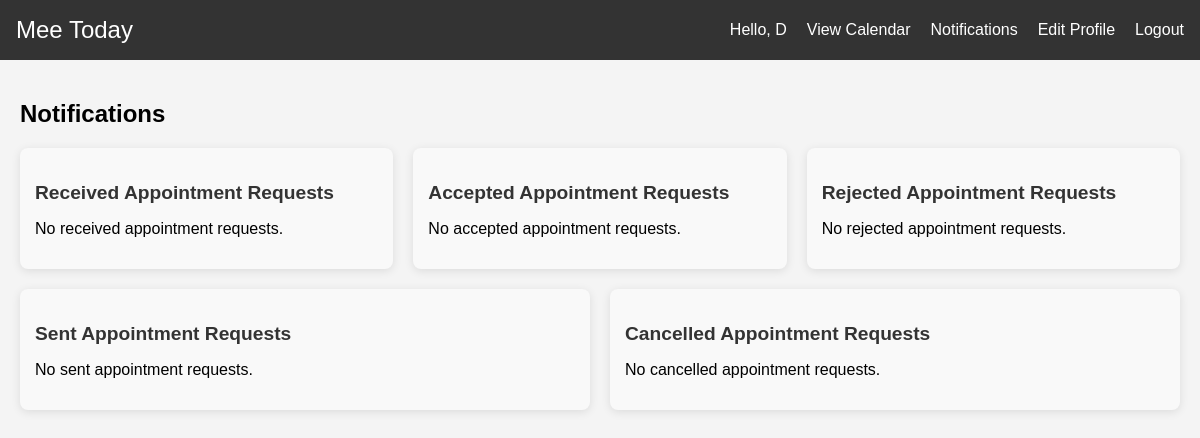
The app's page /notifications/ (signed in), older data.
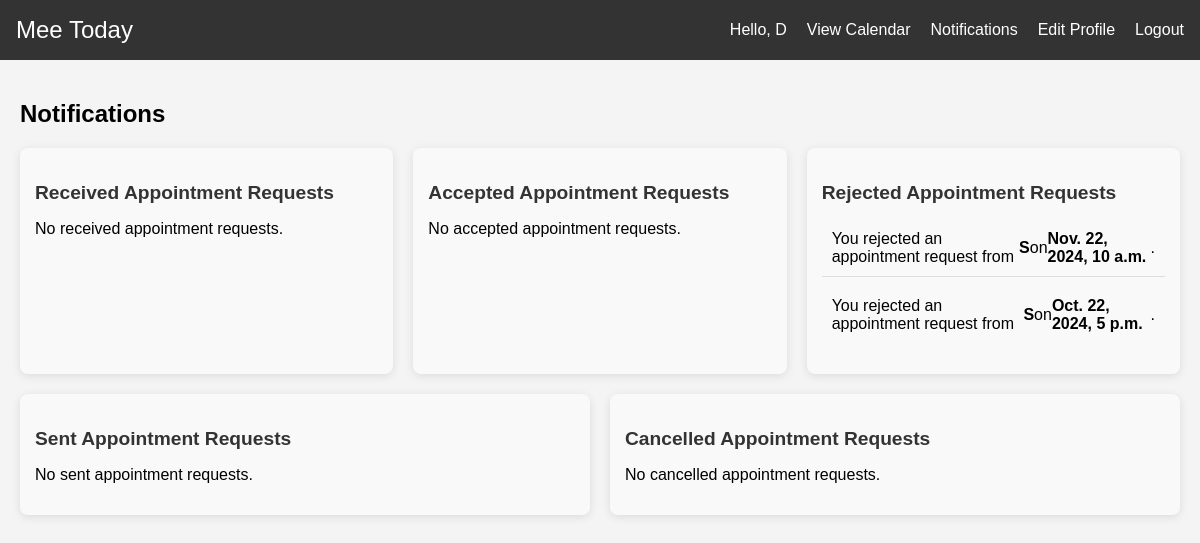
The same page, newer data.
### appointments/models.py (models this page shows, shortened)
class Appointment(models.Model):
    STATUS_CHOICES = [
        ('pending', 'Pending'),
        ('accepted', 'Accepted'),
        ('modified', 'Modified'),
        ('rejected', 'Rejected'),
    ]
    requester = models.ForeignKey(User, on_delete=models.CASCADE, related_name='sent_requests')
    recipient = models.ForeignKey(User, on_delete=models.CASCADE, related_name='received_requests')
    date = models.DateTimeField()
    end_time = models.DateTimeField()  # New field for the end time
    reason = models.TextField()
    status = models.CharField(max_length=10, choices=STATUS_CHOICES, default='pending')

### appointments/views.py (the view)
# urls.py: path('notifications/', views.notifications, name='notifications'),
@login_required
def notifications(request):
    user = request.user
    received_pending_appointments = Appointment.objects.filter(recipient=user, status='pending')
    sent_pending_appointments = Appointment.objects.filter(requester=user, status='pending')
    received_accepted_appointments = Appointment.objects.filter(recipient=user, status='accepted')
    sent_accepted_appointments = Appointment.objects.filter(requester=user, status='accepted')
    received_rejected_appointments = Appointment.objects.filter(recipient=user, status='rejected')
    sent_cancelled_appointments = Appointment.objects.filter(requester=user, status='rejected')
    context = {
        'received_pending_appointments': received_pending_appointments,
        'sent_pending_appointments': sent_pending_appointments,
        'received_accepted_appointments': received_accepted_appointments,
        'sent_accepted_appointments': sent_accepted_appointments,
        'received_rejected_appointments': received_rejected_appointments,
        'sent_cancelled_appointments': sent_cancelled_appointments,
    }
    return render(request, 'notifications.html', context)

### appointments/templates/notifications.html (shortened to what this page needs)
{% extends 'base.html' %}
{% block content %}
<h2>Notifications</h2>
<div class="notification-container">
    <div class="notification-section">
        <h3>Received Appointment Requests</h3>
        <ul>
            {% for appointment in received_pending_appointments %}
            <li class="notification-item">
                <div class="appointment-info">
                    Appointment request from <strong>{{ appointment.requester.username }}</strong> on <strong>{{ appointment.date }}</strong>:
                </div>
                <div class="appointment-actions">
                    <form action="{% url 'accept_appointment' appointment.id %}" method="POST" class="inline-form">
                        {% csrf_token %}
                        <button type="submit" class="btn btn-success">Accept</button>
                    </form>
                    <form action="{% url 'reject_appointment' appointment.id %}" method="POST" class="inline-form">
                        {% csrf_token %}
                        <button type="submit" class="btn btn-danger">Reject</button>
                    </form>
                    <form action="{% url 'modify_appointment' appointment.id %}" method="GET" class="inline-form">
                        <button type="submit" class="btn btn-warning">Modify</button>
                    </form>
                </div>
            </li>
            {% empty %}
            <li>No received appointment requests.</li>
            {% endfor %}
        </ul>
    </div>
    <div class="notification-section">
        <h3>Accepted Appointment Requests</h3>
        <ul>
            {% for appointment in received_accepted_appointments %}
            <li class="notification-item">
                You accepted an appointment request from <strong>{{ appointment.requester.username }}</strong> on <strong>{{ appointment.date }}</strong>.
            </li>
            {% empty %}
            <li>No accepted appointment requests.</li>
            {% endfor %}
        </ul>
    </div>
    <div class="notification-section">
        <h3>Rejected Appointment Requests</h3>
        <ul>
            {% for appointment in received_rejected_appointments %}
            <li class="notification-item">
                You rejected an appointment request from <strong>{{ appointment.requester.username }}</strong> on <strong>{{ appointment.date }}</strong>.
            </li>
            {% empty %}
            <li>No rejected appointment requests.</li>
            {% endfor %}
        </ul>
    </div>
    <div class="notification-section">
        <h3>Sent Appointment Requests</h3>
        <ul>
            {% for appointment in sent_pending_appointments %}
            <li class="notification-item">
                You sent an appointment request to <strong>{{ appointment.recipient.username }}</strong> on <strong>{{ appointment.date }}</strong>. Status: <strong>{{ appointment.status }}</strong>.
            </li>
            {% empty %}
            <li>No sent appointment requests.</li>
            {% endfor %}
        </ul>
    </div>
    <div class="notification-section">
        <h3>Cancelled Appointment Requests</h3>
        <ul>
            {% for appointment in sent_cancelled_appointments %}
            <li class="notification-item">
                Your appointment request to <strong>{{ appointment.recipient.username }}</strong> was cancelled.
            </li>
            {% empty %}
            <li>No cancelled appointment requests.</li>
            {% endfor %}
        </ul>
    </div>
</div>
{% endblock %}

### appointments/templates/base.html (shortened to what this page needs)
{% load static%}
<!DOCTYPE html>
<html lang="en">
<head>
    <link href='https://cdn.jsdelivr.net/npm/fullcalendar@5.9.0/main.min.css' rel='stylesheet' />
    <link rel="stylesheet" href="{% static 'style.css' %}">
</head>
<body>
    <nav>
        <div class="logo">
            <a href="{% url 'home' %}">Mee Today</a>
        </div>
        <div class="menu">
            {% if user.is_authenticated %}
                <span>Hello, {{ user.username }}</span>
                <a href="{% url 'calendar' %}">View Calendar</a>
                <a href="{% url 'notifications' %}">Notifications</a>
                <a href="{% url 'edit_profile' %}">Edit Profile</a>
                <a href="{% url 'logout' %}">Logout</a>
            {% else %}
                <a href="{% url 'login' %}">Login</a>
                <a href="{% url 'register' %}">Register</a>
            {% endif %}
        </div>
    </nav>
    <div class="container">
        {% block content %}
        {% endblock %}
    </div>
</body>
</html>

### appointments/static/style.css (style rules this page uses)
body { font-family: Arial, sans-serif; margin: 0; padding: 0; background-color: #f4f4f4; }
nav { background-color: #333; color: #fff; padding: 1em; display: flex; justify-content: space-between; align-items: center; flex-wrap: wrap; }
nav .logo a { color: #fff; text-decoration: none; font-size: 24px; }
nav .menu { display: flex; flex-wrap: wrap; }
nav .menu a { color: #fff; text-decoration: none; margin-left: 20px; }
.container { padding: 20px; }
h2 { margin-bottom: 20px; }
ul { list-style: none; padding: 0; }
ul li { margin-bottom: 10px; }

### appointments/templates/notifications.html (style rules this page uses)
.notification-container { display: flex; flex-wrap: wrap; gap: 20px; }
.notification-section { flex: 1; min-width: 300px; background-color: #f9f9f9; padding: 15px; border-radius: 8px; box-shadow: 0 2px 10px rgba(0, 0, 0, 0.1); }
.notification-section h3 { margin-bottom: 15px; font-size: 1.2em; color: #333; }
.notification-item { padding: 10px; border-bottom: 1px solid #ddd; display: flex; justify-content: space-between; align-items: center; }
.notification-item:last-child { border-bottom: none; }

Row changes from the older to the newer data that the page shows:
added Appointment: requester.username "S", date "Nov. 22, 2024, 10 a.m."
added Appointment: requester.username "S", date "Oct. 22, 2024, 5 p.m."
Text that changed along with them:
text no longer shown: "No rejected appointment requests."
